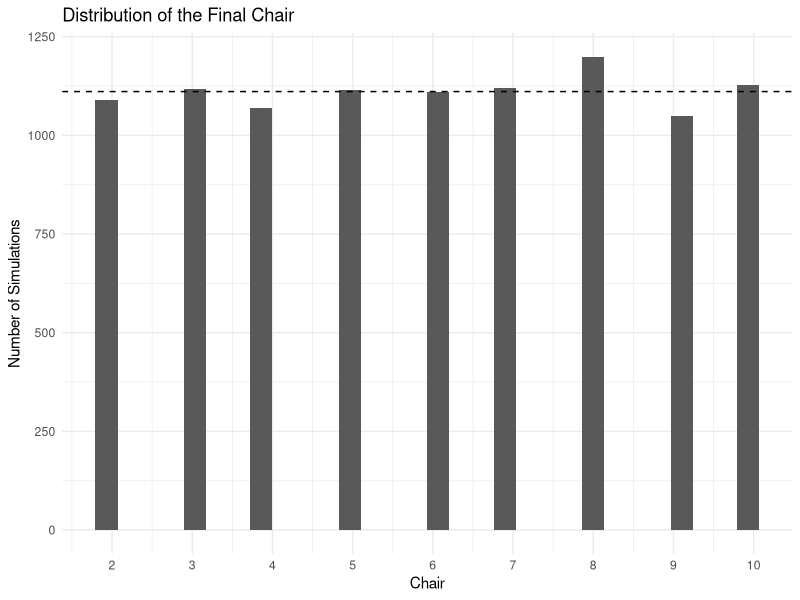
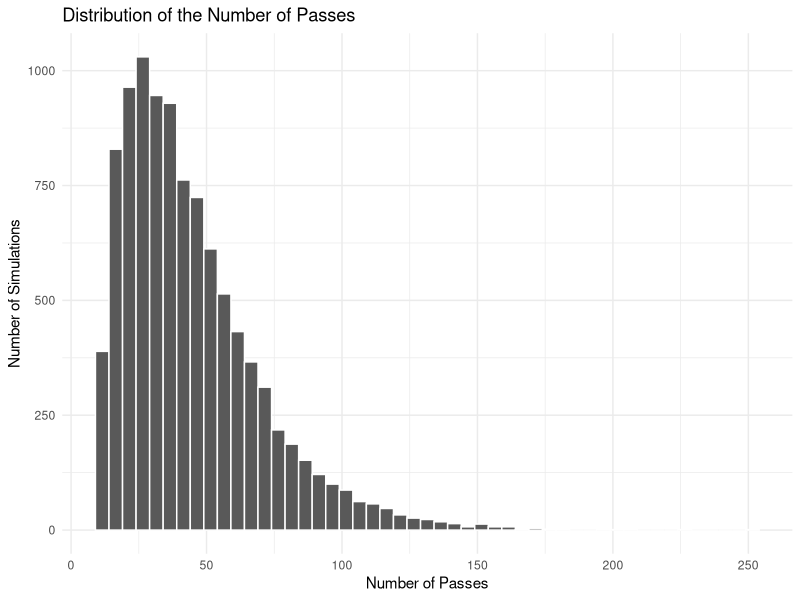
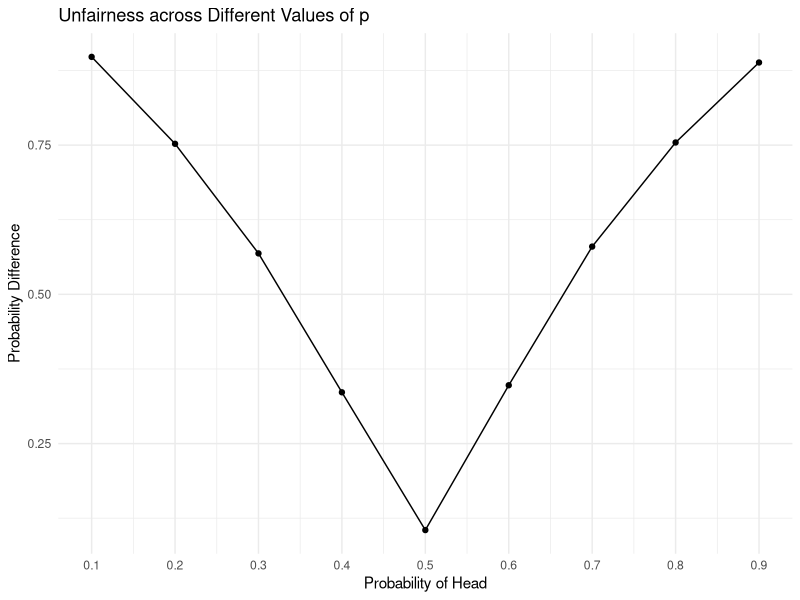
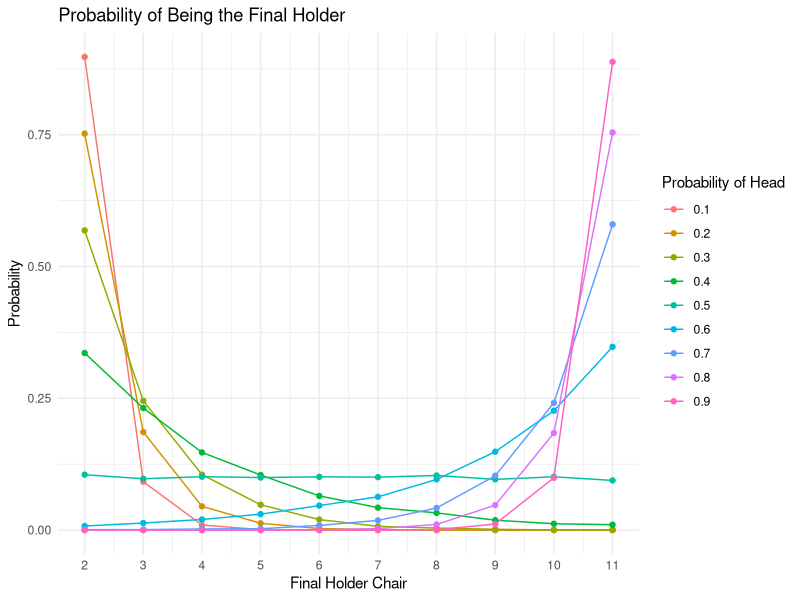

Reproduce these figures in R, in order.
## ---- chunk 1
set.seed(648)
library(dplyr)
library(ggplot2)
## ---- chunk 2
# AI disclosure: this code was mostly hand-coded by me. The only help I received from AI was that, at first, I used 'j' instead of 'i' inside the loop and did not set 'i <- j' after the loop ended. I have now revised the code to use 'i consistently throughout.

# say p is probability for heads, which mean left
present_party <- function(chair = 10, p = 0.5){
  x <- rep(0, chair)
  i <- 1 # the host hold the ball at the beginning
  x[i] <- 1
  n <- 0
  while (sum(x) != chair){
    a <- 2 * rbinom(1, 1, p) - 1 # if head, pass to left, then 1, otherwise -1
    i <- i + a
    if (i == 0) i <- chair else if (i == chair + 1) i <- 1
    x[i] <- 1
    n <- n + 1
  }
  return(c(i,n))
}

present_party()
## ---- chunk 3
# To prove it is correct, we should consider some extreme cases:
present_party(chair = 10, p = 1) # would return 10 and 9 rounds
present_party(chair = 10, p = 0) # would return 2 and 9 rounds
present_party(chair = 1, p = 0.5) # would return 1 and 0 rounds
## ---- chunk 4
set.seed(648)
sim <- rep(0,10000)
pass <- rep(0,10000)
for (j in seq_along(sim)){
  sim[j] <- present_party()[1]
  pass[j] <- present_party()[2]
}
head(sim,10)
head(pass,10)
## ---- chunk 5
# AI disclosure: This code was created with the help of AI.

ggplot(data.frame(x = sim), aes(x = sim)) +
  geom_histogram() +
  scale_x_continuous(breaks = 2:10) + 
  geom_hline(
  yintercept = 10000 / 9,
  linetype = "dashed")+
  labs(
    title = "Distribution of the Final Chair",
    x = "Chair",
    y = "Number of Simulations"
  ) +
  theme_minimal()
## ---- chunk 6
summary(pass)

# AI disclosure: This code was created with the help of AI.
ggplot(data.frame(x = pass), aes(x = pass)) +
  geom_histogram(
    binwidth = 5,
    boundary = 9,
    color = "white"
  ) +
  labs(
    title = "Distribution of the Number of Passes",
    x = "Number of Passes",
    y = "Number of Simulations"
  ) +
  theme_minimal()
## ---- chunk 7
# AI disclosure: I originally planned to use a KS test, but ChatGPT pointed out that the KS test is designed for continuous distributions, whereas the outcome here is discrete.
chisq.test(table(sim), p = rep(1/9, 9))
## ---- chunk 8
# AI disclosure:
# I wrote the pseudocode for the for loop and asked ChatGPT to convert it into executable R code, then I checked and revised a little bit. For the function version I hand coded it.

# The pseudocode was as follows:

# For-loop version:
# say prob = (0.1, 0.2, ..., 0.9), chair = n (I can decide it, say 11),
# for p in prob:
#     for i in 10000:
#         store [1] from present_party(n, prob[i]) in a matrix
#     within the first loop, calculate the mean after completing 10000 simulations.

# My definition of "unfair" is:
# Calculate the probability of each chair as count / total, then subtract the smallest probability from the largest probability. This gives the probability difference. When p = 0.5, ideally every chair should have a probability of 0.1, so the probability difference should be 0.

# Therefore, plot1 has p from 0.1 to 0.9 (length(prob)) on the X-axis and probability difference (unfairness) on the Y-axis. table1 contains the same information.

# Plot2 has the n-1 non-host chairs (chairs 2 through n) on the X-axis and the mean count for each chair on the Y-axis. There are length(prob) lines in total, one for each scenario, with 10000 simulations for each scenario.


# For loop version --------------------------------------------------------
prob <- seq(0.1, 0.9, by = 0.1)
chair <- 11
result <- list()

for (p in prob) {

  final_chair <- numeric(10000)

  for (i in 1:10000) {
    simulation <- present_party(chair, p = p)
    final_chair[i] <- simulation[1]
  }

  # Probability that each chair is the final holder
  probabilities <- tabulate(final_chair, nbins = chair) / length(final_chair)

  unfairness <- max(probabilities) - min(probabilities)

  result[[as.character(p)]] <- list(
    probabilities = probabilities,
    unfairness = unfairness
  )
}


# Table 1: p and unfairness
table1 <- data.frame(
  `Prob of Head` = paste0(prob * 100, "%"),
  unfairness = sapply(result, function(x) x$unfairness),
  check.names = FALSE
)

print(table1, row.names = FALSE)


# Plot 1: p vs. unfairness
plot1_data <- data.frame(
  p = prob,
  unfairness = sapply(result, function(x) x$unfairness)
)

ggplot(
  plot1_data,
  aes(x = p, y = unfairness)
) +
  geom_line() +
  geom_point() +
  scale_x_continuous(breaks = seq(0.1, 0.9, by = 0.1)) +
  labs(
    x = "Probability of Head",
    y = "Probability Difference",
    title = "Unfairness across Different Values of p"
  ) +
  theme_minimal()


# Plot 2: Mean count for each non-host chair
plot2_data <- data.frame()

for (p in prob) {

  temp <- data.frame(
    chair = 2:chair, # exclude chair 1 as the prob is 0
    probability = result[[as.character(p)]]$probabilities[2:chair],
    p = p
  )

  plot2_data <- rbind(plot2_data, temp)
}

ggplot(
  plot2_data,
  aes(
    x = chair,
    y = probability,
    group = p,
    color = factor(p)
  )
) +
  geom_line() +
  geom_point() +
  scale_x_continuous(breaks = 2:chair) +
  labs(
    x = "Final Holder Chair",
    y = "Probability",
    color = "Probability of Head",
    title = "Probability of Being the Final Holder"
  ) +
  theme_minimal()
## ---- chunk 9
